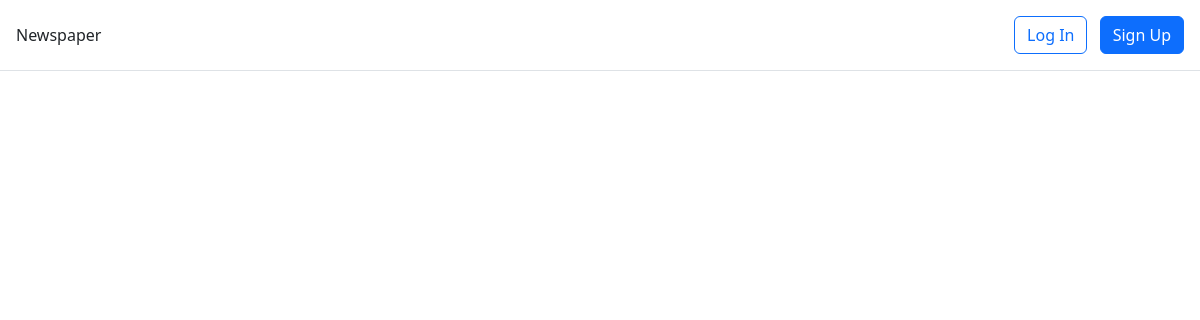
Page /article on the earlier database version.
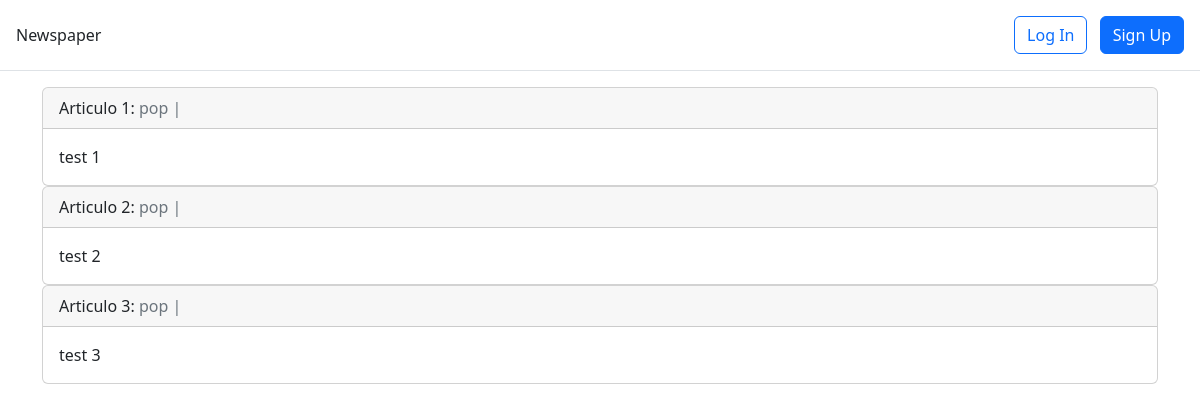
Same page on the later database version.
### articles/models.py (models this page shows, shortened)
class Article(models.Model):
    title = models.CharField(max_length=255)
    body = models.TextField()
    day = models.DateField(auto_now_add=True)
    author = models.ForeignKey(settings.AUTH_USER_MODEL, on_delete=models.CASCADE)

### accounts/models.py (models this page shows)
class CustomUser(AbstractUser):
    age = models.PositiveIntegerField(null=True, blank=True)

### articles/views.py (the view)
# urls.py: path('', ArticleView.as_view(), name='article_list'),
class ArticleView(ListView):
    model = Article
    template_name = "article_list.html"

### templates/article_list.html (shortened to what this page needs)
{% extends "base.html" %}
{% block content %}
    {% for article in article_list %}
        <div class="card">
            <div class="card-header">
                <span class="font-weight-bold">{{ article.title }}</span>
                <span class="text-muted">{{ article.author }} | {{ article.date }}</span>
            </div>
            <div class="card-body">
                {{ article.body }}
            </div>
        </div>
    {% endfor %}
{% endblock content %}

### templates/base.html (shortened to what this page needs)
<!DOCTYPE html>
<html>
<head>
  <link href="https://cdn.jsdelivr.net/npm/bootstrap@5.2.3/dist/css/bootstrap.min.css" rel="stylesheet"
>
</head>
<body>
  <header class="p-3 mb-3 border-bottom">
    <div class="d-flex flex-wrap align-items-center justify-content-center
        justify-content-lg-start">
      <a class="navbar-brand" href="{% url 'home' %}">Newspaper</a>
        {% if user.is_authenticated %}
        <li><a href="#" class="nav-link px-2 link-dark">+ New</a></li>
      </ul>
      <div class="dropdown text-end">
        <a href="#" class="d-block link-dark text-decoration-none dropdown-toggle" id="dropdownUser1"
          data-bs-toggle="dropdown" aria-expanded="false">
          {{ user.username }}
        </a>
        <ul class="dropdown-menu text-small" aria-labelledby="dropdownUser1">
          <li><a class="dropdown-item" href="{% url 'password_change' %}">
              Change password</a></li>
          <li><a class="dropdown-item" href="{% url 'logout' %}">Log Out</a></li>
        </ul>
      </div>
      {% else %}
      <div class="text-end">
        <a href="{% url 'login' %}" class="btn btn-outline-primary me-2">
          Log In</a>
        <a href="{% url 'signup' %}" class="btn btn-primary">Sign Up</a>
      </div>
      {% endif %}
    </div>
  </header>
  <main>
    <div class="container">
      {% block content %}
      {% endblock content %}
    </div>
  </main>
</body>
</html>

Differences in the rows shown:
added Article: title "Articulo 1:", author "pop", body "test 1"
added Article: title "Articulo 2:", author "pop", body "test 2"
added Article: title "Articulo 3:", author "pop", body "test 3"
